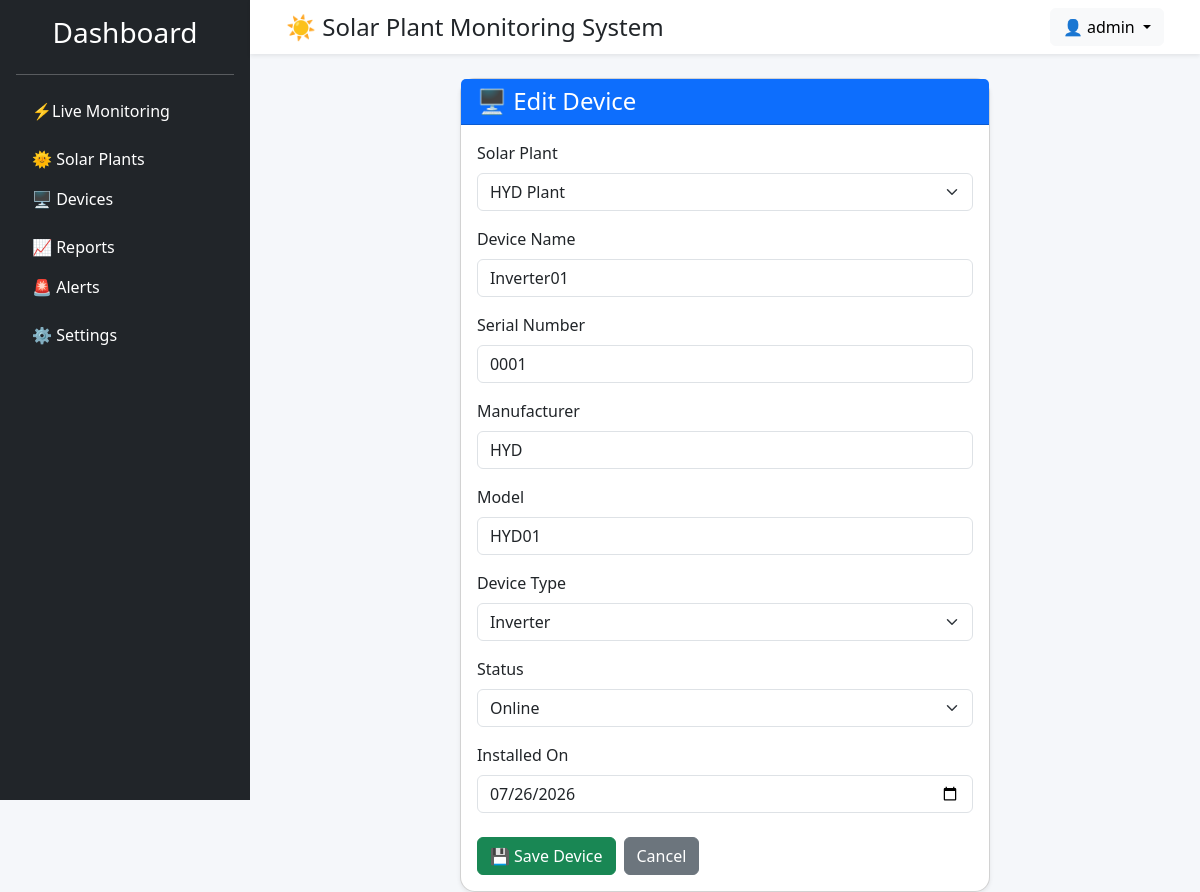
Page /devices/1/edit/ (signed in) on the earlier database version.
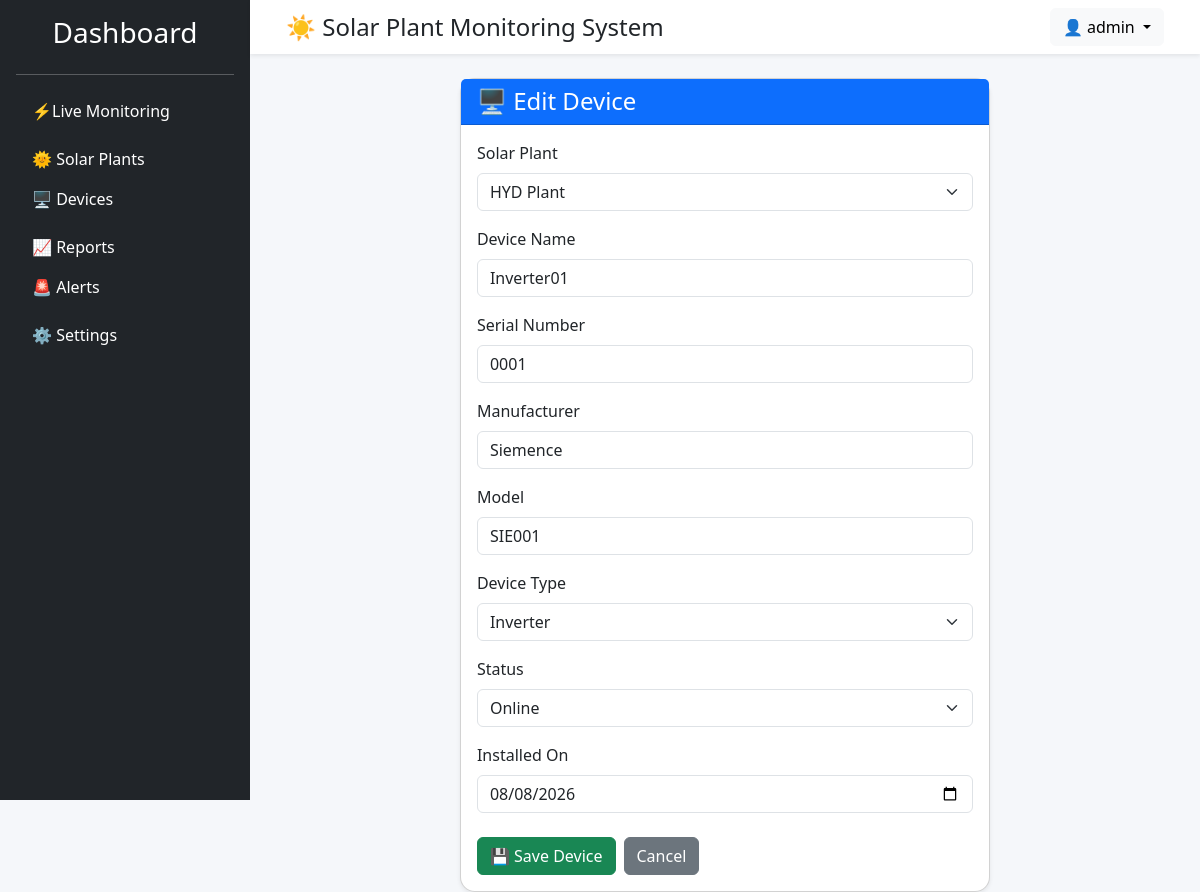
Same page on the later database version.
### devices/models.py (models this page shows, shortened)
class Device(models.Model):
    DEVICE_TYPES = [
        ("INVERTER", "Inverter"),
        ("METER", "Energy Meter"),
        ("BATTERY", "Battery"),
        ("WEATHER", "Weather Station"),
        ("SENSOR", "Sensor"),
    ]
    STATUS_CHOICES = [
        ("ONLINE", "Online"),
        ("OFFLINE", "Offline"),
        ("MAINTENANCE", "Maintenance"),
    ]
    plant = models.ForeignKey(
        SolarPlant,
        on_delete=models.CASCADE,
        related_name="devices"
    )
    device_name = models.CharField(max_length=100)
    serial_number = models.CharField(
        max_length=100,
        unique=True
    )
    manufacturer = models.CharField(max_length=100)
    model = models.CharField(max_length=100)
    device_type = models.CharField(
        max_length=20,
        choices=DEVICE_TYPES
    )
    status = models.CharField(
        max_length=20,
        choices=STATUS_CHOICES,
        default="ONLINE"
    )
    installed_on = models.DateField()
    created_at = models.DateTimeField(auto_now_add=True)
    updated_at = models.DateTimeField(auto_now=True)
    class Meta:
        ordering = ["device_name"]

### devices/views.py (the view)
@login_required
def device_update(request, pk):
    device = get_object_or_404(Device, pk=pk)
    if request.method == "POST":
        form = DeviceForm(
            request.POST,
            instance=device
        )
        if form.is_valid():
            form.save()
            return redirect(
                "devices:device_detail",
                pk=device.pk
            )
    else:
        form = DeviceForm(instance=device)
    return render(
        request,
        "devices/device_form.html",
        {
            "form": form,
            "title": "Edit Device",
            "device": device,
        },
    )

### devices/models.py (called while the page is built)
    def __str__(self):
        return self.plant_name

### templates/devices/device_form.html (shortened to what this page needs)
{% extends 'base.html' %}
{% block content %}
<div class="row justify-content-center">
    <div class="col-lg-7 col-md-9">
        <div class="card shadow-sm">
            <div class="card-header bg-primary text-white">
                <h4 class="mb-0">
                    🖥️ {{ title }}
                </h4>
            </div>
            <div class="card-body">
                <form method="POST">
                    <div class="mb-3">
                        <label class="form-label">
                            Solar Plant
                        </label>
                        {{ form.plant }}
                    </div>
                    <div class="mb-3">
                        <label class="form-label">
                            Device Name
                        </label>
                        {{ form.device_name }}
                    </div>
                    <div class="mb-3">
                        <label class="form-label">
                            Serial Number
                        </label>
                        {{ form.serial_number }}
                    </div>
                    <div class="mb-3">
                        <label class="form-label">
                            Manufacturer
                        </label>
                        {{ form.manufacturer }}
                    </div>
                    <div class="mb-3">
                        <label class="form-label">
                            Model
                        </label>
                        {{ form.model }}
                    </div>
                    <div class="mb-3">
                        <label class="form-label">
                            Device Type
                        </label>
                        {{ form.device_type }}
                    </div>
                    <div class="mb-3">
                        <label class="form-label">
                            Status
                        </label>
                        {{ form.status }}
                    </div>
                    <div class="mb-4">
                        <label class="form-label">
                            Installed On
                        </label>
                        {{ form.installed_on }}
                    </div>
                    <div class="d-flex gap-2">
                        <button
                            type="submit"
                            class="btn btn-success">
                            💾 Save Device
                        </button>
                        <a
                            href="{% url 'devices:device_list' %}"
                            class="btn btn-secondary">
                            Cancel
                        </a>
                    </div>
                </form>
            </div>
        </div>
    </div>
</div>
{% endblock %}

Differences in the rows shown:
changed Device "HYD Plant": manufacturer "HYD" → "Siemence"; model "HYD01" → "SIE001"; installed_on "07/26/2026" → "08/08/2026"
